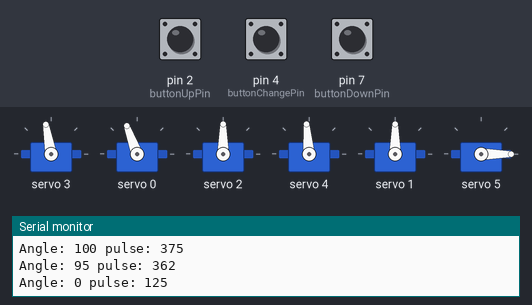
A sketch run on a simulated Arduino Uno, built with avr-gcc and run on an emulated ATmega328P. Shown: 6 × servo, the last lines printed to the serial monitor. The inputs (shaded band) are chosen by the test bench; at power-on: pin 7 (buttonDownPin) LOW, pin 2 (buttonUpPin) LOW, pin 4 (buttonChangePin) LOW.

Above: at 1.2 s.
1.3 s: pin 7 (buttonDownPin) pulled HIGH for 1 s
At 2.7 s:
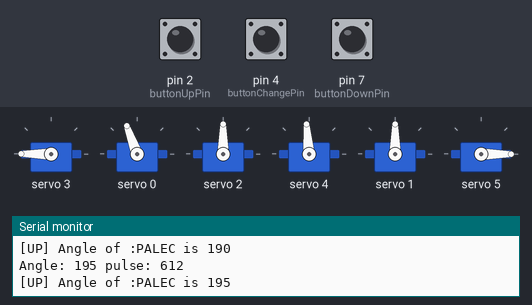
4.3 s: pin 2 (buttonUpPin) pulled HIGH for 0.15 s
At 4.8 s:
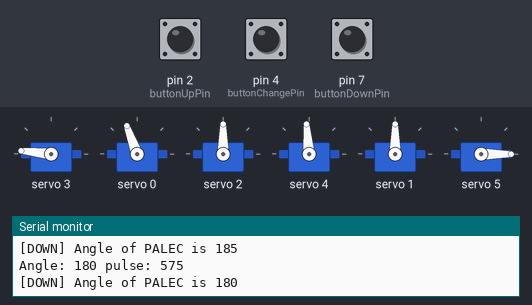
5.9 s: pin 4 (buttonChangePin) pulled HIGH for 0.15 s
7.5 s: pin 2 (buttonUpPin) pulled HIGH for 1 s
At 9.5 s:
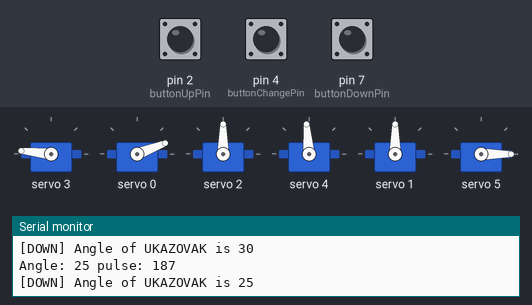
10.5 s: pin 2 (buttonUpPin) pulled HIGH for 0.15 s
At 10.9 s:
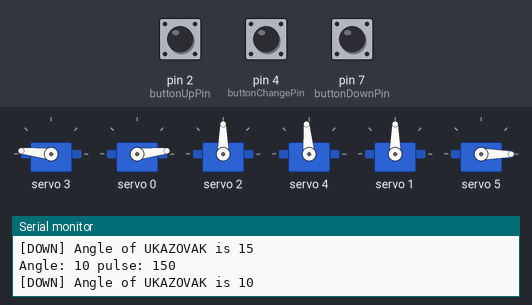
12.1 s: pin 7 (buttonDownPin) pulled HIGH for 0.15 s
At 13.6 s:
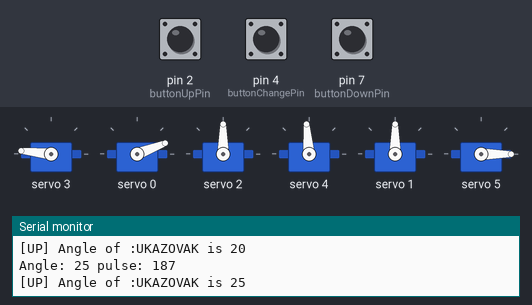
Timing chart, 0 to 14.7 s (numbered marks = the images above; inputs shaded):
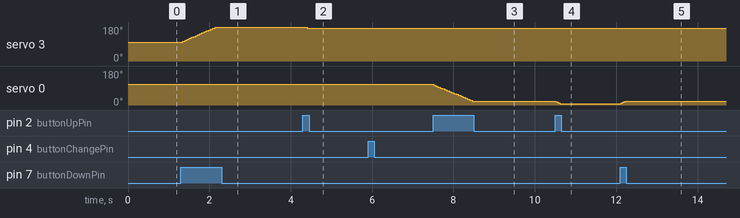

The sketch:

InMoov-hand-controlling.ino
```cpp
#include <PCA9685.h>
#include <Wire.h>
#include <Adafruit_PWMServoDriver.h>
#include <math.h>

// called this way, it uses the default address 0x40
Adafruit_PWMServoDriver pwm = Adafruit_PWMServoDriver();
// you can also call it with a different address you want
//Adafruit_PWMServoDriver pwm = Adafruit_PWMServoDriver(0x41);

// Depending on your servo make, the pulse width min and max may vary, you
// want these to be as small/large as possible without hitting the hard stop
// for max range. You'll have to tweak them as necessary to match the servos you
// have!
// Watch video V1 to understand the two lines below: http://youtu.be/y8X9X10Tn1k
#define SERVOMIN  125 // this is the 'minimum' pulse length count (out of 4096)
#define SERVOMAX  575 // this is the 'maximum' pulse length count (out of 4096)

// our servo # counter
uint8_t servonum = 0;

enum SERVOS {
  PALEC = 3,
  UKAZOVAK = 0,
  PROSTREDNIK = 2,
  PRSTENIK = 4,
  MALIK = 1,
  ZAPESTI = 5,
};

enum FINGER_RANGES {
  PALEC_MIN = 105,
  PALEC_MAX = 220,

  UKAZOVAK_MIN = 115,
  UKAZOVAK_MAX = -10,

  PROSTREDNIK_MIN = 95,
  PROSTREDNIK_MAX = 215,

  PRSTENIK_MIN = 100,
  PRSTENIK_MAX = 220,

  MALIK_MIN = 95,
  MALIK_MAX = 215,

  ZAPESTI_MIN = -30,
  ZAPESTI_STRED = 0,
  ZAPESTI_MAX = 80
};

int current_PALEC_angle = PALEC_MIN;
int current_UKAZOVAK_angle = UKAZOVAK_MIN;
int current_PROSTREDNIK_angle = PROSTREDNIK_MIN;
int current_PRSTENIK_angle = PRSTENIK_MIN;
int current_MALIK_angle = MALIK_MIN;
int current_ZAPESTI_angle = ZAPESTI_STRED;

// constants won't change. They're used here to set pin numbers:
const int buttonUpPin = 2;  // the number of the pushbutton pin
const int buttonDownPin = 7;  // the number of the pushbutton pin
const int buttonChangePin = 4;  // the number of the pushbutton pin

// variables will change:
int buttonChangeState = 0;  // variable for reading the pushbutton status
int buttonUpState = 0;  // variable for reading the pushbutton status
int buttonDownState = 0;  // variable for reading the pushbutton status

unsigned int active_servo = 0;
bool servo_change_enabled = true;

void setup() {
  Serial.begin(9600);
  Serial.println("16 channel Servo test!");

  pwm.begin();

  pwm.setPWMFreq(60);  // Analog servos run at ~60 Hz updates

  // initialize the pushbutton pin as an input:
  pinMode(buttonUpPin, INPUT);
  pinMode(buttonDownPin, INPUT);
  pinMode(buttonChangePin, INPUT);
  //yield();
}

int changeActiveServo() {
  active_servo += 1;
  if(active_servo > 5) {
    active_servo = 0;
  }
}

const char* get_active_finger(int active_servo)
{
  const char* current_finger = "";
  switch(active_servo)
  {
    case 0:
      current_finger = "PALEC";
      break;
    case 1:
      current_finger = "UKAZOVAK";
      break;
    case 2:
      current_finger = "PROSTREDNIK";
      break;
    case 3:
      current_finger = "PRSTENIK";
      break;
    case 4:
      current_finger = "MALIK";
      break;
    case 5:
      current_finger = "ZAPESTI";
      break;
  }

  return current_finger;
}

int update_active_finger(int active_servo, int angle_increment)
{
  int active_finger_angle = 0;
  switch(active_servo)
  {
    case 0:
      current_PALEC_angle += angle_increment;
      if (current_PALEC_angle < PALEC_MIN)
      {
        current_PALEC_angle = PALEC_MIN;
      }
      else if (current_PALEC_angle > PALEC_MAX)
      {
        current_PALEC_angle = PALEC_MAX;
      }
      active_finger_angle = current_PALEC_angle;
      pwm.setPWM(PALEC, 0, angleToPulse(current_PALEC_angle));
      break;
    case 1: //Pozor, ukazovacek ma uhly naopak!
      current_UKAZOVAK_angle += angle_increment;
      if (current_UKAZOVAK_angle > UKAZOVAK_MIN)
      {
        current_UKAZOVAK_angle = UKAZOVAK_MIN;
      }
      else if (current_UKAZOVAK_angle < UKAZOVAK_MAX)
      {
        current_UKAZOVAK_angle = UKAZOVAK_MAX;
      }
      active_finger_angle = current_UKAZOVAK_angle;
      pwm.setPWM(UKAZOVAK, 0, angleToPulse(current_UKAZOVAK_angle));
      break;
    case 2:
      current_PROSTREDNIK_angle += angle_increment;
      if (current_PROSTREDNIK_angle < PROSTREDNIK_MIN)
      {
        current_PROSTREDNIK_angle = PROSTREDNIK_MIN;
      }
      else if (current_PROSTREDNIK_angle > PROSTREDNIK_MAX)
      {
        current_PROSTREDNIK_angle = PROSTREDNIK_MAX;
      }
      active_finger_angle = current_PROSTREDNIK_angle;
      pwm.setPWM(PROSTREDNIK, 0, angleToPulse(current_PROSTREDNIK_angle));
      break;
    case 3:
      current_PRSTENIK_angle += angle_increment;
      if (current_PRSTENIK_angle < PRSTENIK_MIN)
      {
        current_PRSTENIK_angle = PRSTENIK_MIN;
      }
      else if (current_PRSTENIK_angle > PRSTENIK_MAX)
      {
        current_PRSTENIK_angle = PRSTENIK_MAX;
      }
      active_finger_angle = current_PRSTENIK_angle;
      pwm.setPWM(PRSTENIK, 0, angleToPulse(current_PRSTENIK_angle));
      break;
    case 4:
      current_MALIK_angle += angle_increment;
      if (current_MALIK_angle < MALIK_MIN)
      {
        current_MALIK_angle = MALIK_MIN;
      }
      else if (current_MALIK_angle > MALIK_MAX)
      {
        current_MALIK_angle = MALIK_MAX;
      }
      active_finger_angle = current_MALIK_angle;
      pwm.setPWM(MALIK, 0, angleToPulse(current_MALIK_angle));
      break;
    case 5:
      current_ZAPESTI_angle += angle_increment;
      if (current_ZAPESTI_angle < ZAPESTI_MIN)
      {
        current_ZAPESTI_angle = ZAPESTI_MIN;
      }
      else if (current_ZAPESTI_angle > ZAPESTI_MAX)
      {
        current_ZAPESTI_angle = ZAPESTI_MAX;
      }
      active_finger_angle = current_ZAPESTI_angle;
      pwm.setPWM(ZAPESTI, 0, angleToPulse(current_ZAPESTI_angle));
      break;
  }

  return active_finger_angle;
}

bool first_run = true;

// the code inside loop() has been updated by Robojax
void loop() {

  //watch video for details: https://youtu.be/bal2STaoQ1M
  //for(int i=0; i<16; i++)
  //{
  //  for(int angle = 0; angle < 181; angle += 10){
  //    delay(50);
  //      pwm.setPWM(i, 0, angleToPulse(angle));
  //      // see YouTube video for details (robojax)
  //  }
  //}

  if(first_run)
  {
    set_default_hand_gesture();
    first_run = false;
  }

  // read the state of the pushbutton value:
  buttonChangeState = digitalRead(buttonChangePin);
  buttonUpState = digitalRead(buttonDownPin);
  buttonDownState = digitalRead(buttonUpPin);

  // Prepnuti aktivniho serva (check if the pushbutton is pressed. If it is, the buttonState is HIGH)
  if (buttonChangeState == HIGH) {
    Serial.print("Change Button is Pressed");
    Serial.println();
    if(servo_change_enabled) {
      changeActiveServo();
      Serial.print("New active servo: "); Serial.print(active_servo);
      Serial.println();
      servo_change_enabled = false;
    }
  } else {
    //Serial.print("Not pressed");
    //Serial.println();
    servo_change_enabled = true;
  }


  // Ovladani aktivniho serva
  if(buttonUpState == HIGH)
  {
    int active_finger_angle = update_active_finger(active_servo, 5);

    Serial.print("[UP] Angle of :");
    Serial.print(get_active_finger(active_servo));
    Serial.print(" is ");
    Serial.print(active_finger_angle);
    Serial.println();
  }
  else if(buttonDownState == HIGH)
  {
    int active_finger_angle = update_active_finger(active_servo, -5);

    Serial.print("[DOWN] Angle of ");
    Serial.print(get_active_finger(active_servo));
    Serial.print(" is ");
    Serial.print(active_finger_angle);
    Serial.println();
  }
  else
  {
    //Serial.print("No movement of "); Serial.print(active_servo);
    //Serial.println();
  }

  // robojax PCA9865 16 channel Servo control
  delay(50);// wait for 1 second
}

/*
 * @param: int delay_value - Urcuje rychlost pohybu
*/
int set_default_hand_gesture()
{
  pwm.setPWM(PALEC, 0, angleToPulse(PALEC_MIN));
  pwm.setPWM(UKAZOVAK, 0, angleToPulse(UKAZOVAK_MIN));
  pwm.setPWM(PROSTREDNIK, 0, angleToPulse(PROSTREDNIK_MIN));
  pwm.setPWM(PRSTENIK, 0, angleToPulse(PRSTENIK_MIN));
  pwm.setPWM(MALIK, 0, angleToPulse(MALIK_MIN));
  pwm.setPWM(ZAPESTI, 0, angleToPulse(ZAPESTI_STRED));
}

/*
/* angleToPulse(int ang)
 * @brief gets angle in degree and returns the pulse width
 * @param "ang" is integer represending angle from 0 to 180
 * @return returns integer pulse width
 * Usage to use 65 degree: angleToPulse(65);
 * Written by Ahmad Shamshiri on Sep 17, 2019.
 * in Ajax, Ontario, Canada
 * www.Robojax.com
 */
int angleToPulse(int ang){
   int pulse = map(ang,0, 180, SERVOMIN,SERVOMAX);// map angle of 0 to 180 to Servo min and Servo max
   Serial.print("Angle: ");Serial.print(ang);
   Serial.print(" pulse: ");Serial.println(pulse);
   return pulse;
}
 
```

Measured:
- after the input at 1.3 s, servo 3: moves from 100° to 180° over 0.85 s, starting after 0.05 s
- after the input at 4.3 s, servo 3: 180° → 174° after 0.06 s
- after the input at 7.5 s, servo 0: moves from 110° to 21° over 0.94 s, starting at once
- after the input at 10.5 s, servo 0: 21° → 6° at once
- after the input at 12.1 s, servo 0: 6° → 21° at once
